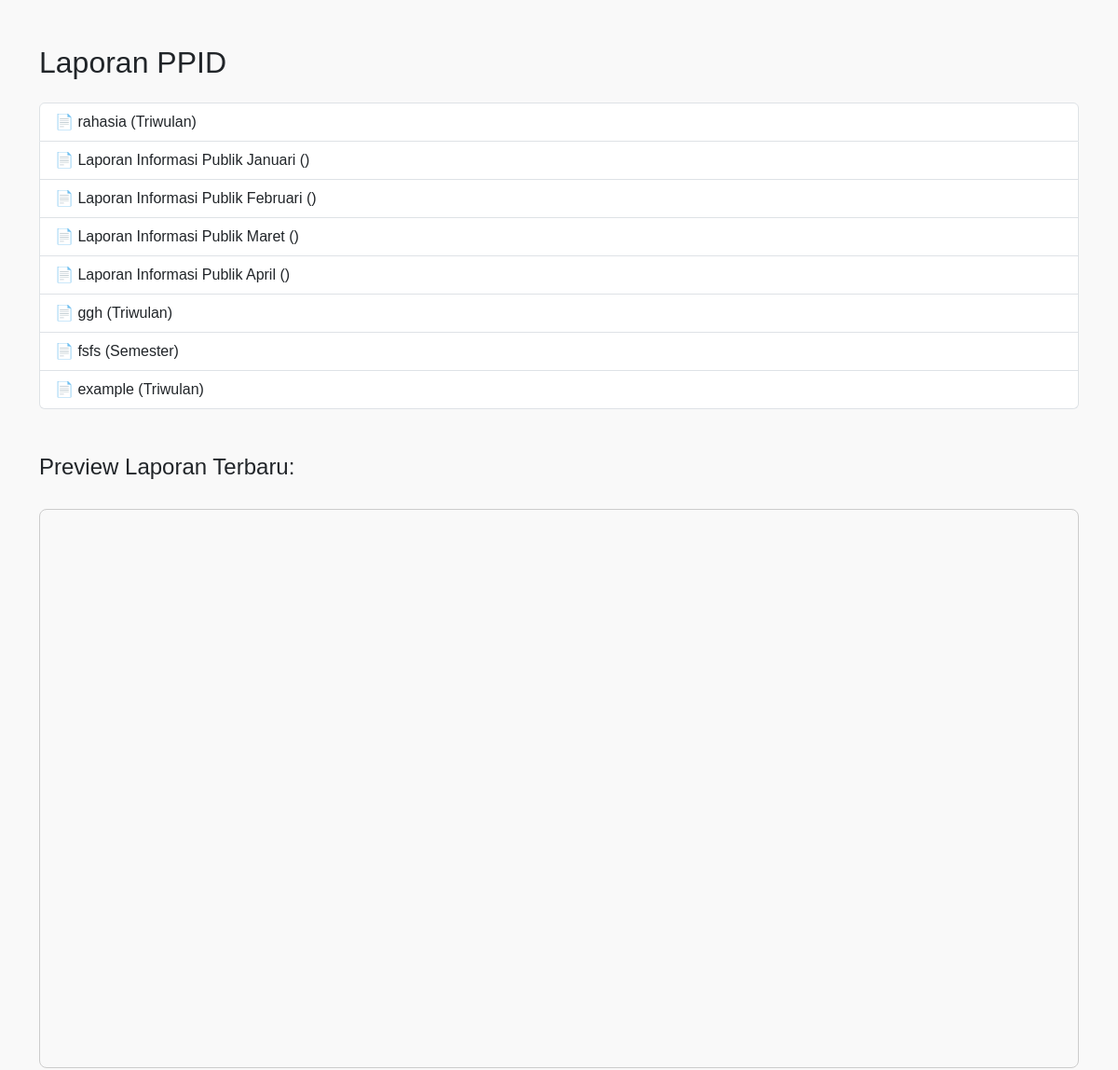
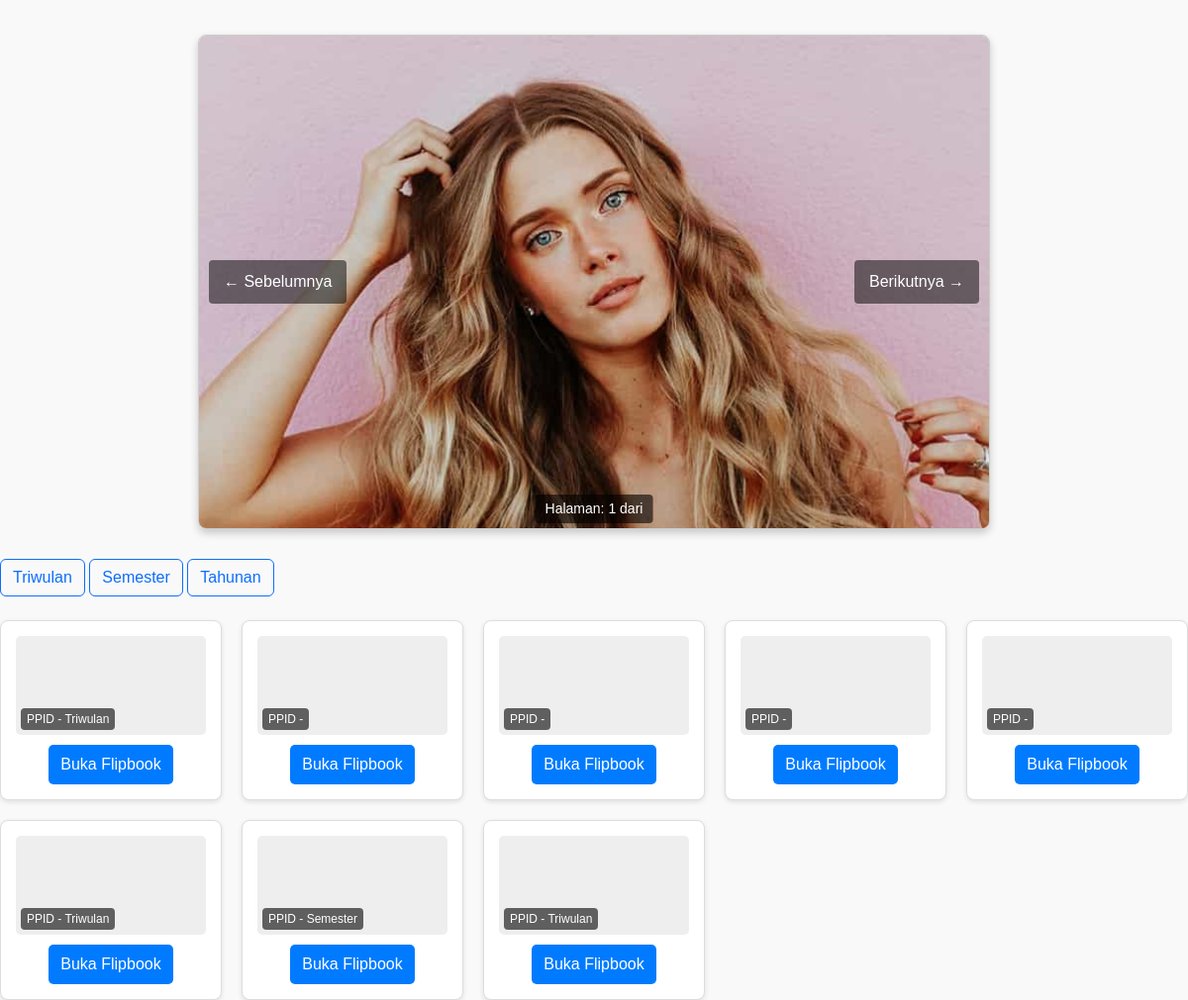
The app's page /index.php/landing/laporan_PPID with its own data (2 pictures, top to bottom).
### tables this page shows
CREATE TABLE `laporan` (
  `id` int(11) NOT NULL,
  `jenis_laporan` enum('PPID','Kompu','SKM') NOT NULL,
  `periode` enum('Triwulan','Semester','Tahunan') NOT NULL,
  `tanggal` date NOT NULL,
  `nama_file` varchar(255) NOT NULL,
  `bukti_file` varchar(255) DEFAULT NULL,
  `urutan` int(11) DEFAULT 0
);

### application/controllers/Landing.php (called while the page is built, shortened)
<?php
class Landing extends CI_Controller {
    public function __construct()
    {
        $this->load->library('form_validation');
        $this->load->model('M_landing');
        $this->load->helper('url');
    }
    public function laporan_PPID() {
        $data['laporan'] = $this->M_landing->get_laporan_by_jenis('PPID');
        $data['page_title'] = "Laporan PPID";
        $data['active_menu'] = 'laporan';
        $this->load->view('v_laporan', $data);
    }
}

### index.php (called while the page is built, shortened)
<?php
require_once BASEPATH.'core/CodeIgniter.php';

### application/models/M_landing.php (called while the page is built, shortened)
<?php
class M_landing extends CI_Model {
    public function get_laporan_by_jenis($jenis) {
        return $this->db->get_where('laporan', ['jenis_laporan' => $jenis])->result();
    }
}

### application/views/v_laporan.php (the view, shortened to what this page needs)
<!DOCTYPE html>
<html lang="id">
<head>
    <link href="https://cdn.jsdelivr.net/npm/bootstrap@5.3.0/dist/css/bootstrap.min.css" rel="stylesheet">
</head>
<body>
<div class="container mt-5">
    <h2 class="mb-4"><?= $page_title; ?></h2>
    <?php if (!empty($laporan)) : ?>
        <div class="list-group">
            <?php foreach ($laporan as $row): ?>
                <button class="list-group-item list-group-item-action open-report-btn"
                        data-file="<?= $row->bukti_file; ?>">
                    📄 <?= $row->nama_file; ?> (<?= $row->periode; ?>)
                </button>
            <?php endforeach; ?>
        </div>
        <div class="mt-5">
            <h4>Preview Laporan Terbaru:</h4>
            <div id="flipbook-container">
                <iframe src="<?= $laporan[0]->bukti_file ?>" width="100%" height="600px" style="border:1px solid #ccc; border-radius:8px;"></iframe>
            </div>
        </div>
        <div id="flipbook-container-img">
    <div id="flipbook-img"></div>
    <button id="prev-page">← Sebelumnya</button>
    <span id="page-info">Halaman: <span id="current-page">1</span> dari <span id="total-pages"></span></span>
    <button id="next-page">Berikutnya →</button>
</div>
            </div>
    <?php else: ?>
        <p class="text-muted">Belum ada laporan tersedia.</p>
    <?php endif; ?>
    <div class="mb-4">
        <button class="btn btn-outline-primary filter-btn" data-periode="Triwulan">Triwulan</button>
        <button class="btn btn-outline-primary filter-btn" data-periode="Semester">Semester</button>
        <button class="btn btn-outline-primary filter-btn" data-periode="Tahunan">Tahunan</button>
    </div>
    <div class="reports-grid" id="reportsGrid">
        <?php if (!empty($laporan)): ?>
            <?php foreach ($laporan as $row): ?>
                <div class="report-card">
                    <div class="report-thumbnail">
                        <div class="thumbnail-label">
                            <?= htmlspecialchars($row->jenis_laporan) ?> - <?= htmlspecialchars($row->periode) ?>
                        </div>
                    </div>
                    <button class="open-flipbook-btn" onclick="openFlipbook(<?= $row->id ?>)">Buka Flipbook</button>
                </div>
            <?php endforeach; ?>
        <?php else: ?>
            <p class="initial-message">Belum ada data laporan tersedia.</p>
        <?php endif; ?>
    </div>
</body>
</html>

### application/views/v_laporan.php (style rules this page uses)
body { background-color: #f9f9f9; font-family: Arial, sans-serif; }
.reports-grid { display: grid; grid-template-columns: repeat(auto-fill, minmax(200px, 1fr)); gap: 20px; margin-top: 20px; }
.report-card { background: #fff; border: 1px solid #ddd; border-radius: 8px; padding: 15px; text-align: center; box-shadow: 0 2px 5px rgba(0,0,0,0.1); }
.report-thumbnail { height: 100px; background: #eee; border-radius: 5px; margin-bottom: 10px; position: relative; }
.thumbnail-label { position: absolute; bottom: 5px; left: 5px; background: rgba(0,0,0,0.6); color: #fff; padding: 2px 6px; font-size: 12px; border-radius: 4px; }
.open-flipbook-btn { background: #007bff; color: white; border: none; padding: 8px 12px; border-radius: 5px; cursor: pointer; }
#flipbook-container { margin-top: 30px; text-align: center; }
#flipbook-container-img { width: 100%; max-width: 800px; height: 500px; margin: 30px auto; border: 1px solid #ccc; border-radius: 8px; box-shadow: 0 4px 8px rgba(0,0,0,0.2); position: relative; overflow: hidden; }
#flipbook-img { width: 100%; height: 100%; }
#prev-page, #next-page { position: absolute; top: 50%; transform: translateY(-50%); z-index: 1000; background: rgba(0,0,0,0.5); color: white; border: none; padding: 10px 15px; cursor: pointer; border-radius: 4px; pointer-events: auto; }
#prev-page { left: 10px; }
#next-page { right: 10px; }
#page-info { position: absolute; bottom: 5px; left: 50%; transform: translateX(-50%); z-index: 1000; background: rgba(0,0,0,0.6); color: white; padding: 4px 10px; border-radius: 4px; font-size: 14px; }

### records on screen
laporan: nama_file "rahasia", periode "Triwulan", jenis_laporan "PPID"
laporan: nama_file "Laporan Informasi Publik Januari", jenis_laporan "PPID"
laporan: nama_file "Laporan Informasi Publik Februari", jenis_laporan "PPID"
laporan: nama_file "Laporan Informasi Publik Maret", jenis_laporan "PPID"
laporan: nama_file "Laporan Informasi Publik April", jenis_laporan "PPID"
laporan: nama_file "ggh", periode "Triwulan", jenis_laporan "PPID"
laporan: nama_file "fsfs", periode "Semester", jenis_laporan "PPID"
laporan: nama_file "example", periode "Triwulan", jenis_laporan "PPID"

### other values on screen
$page_title "Laporan PPID"
